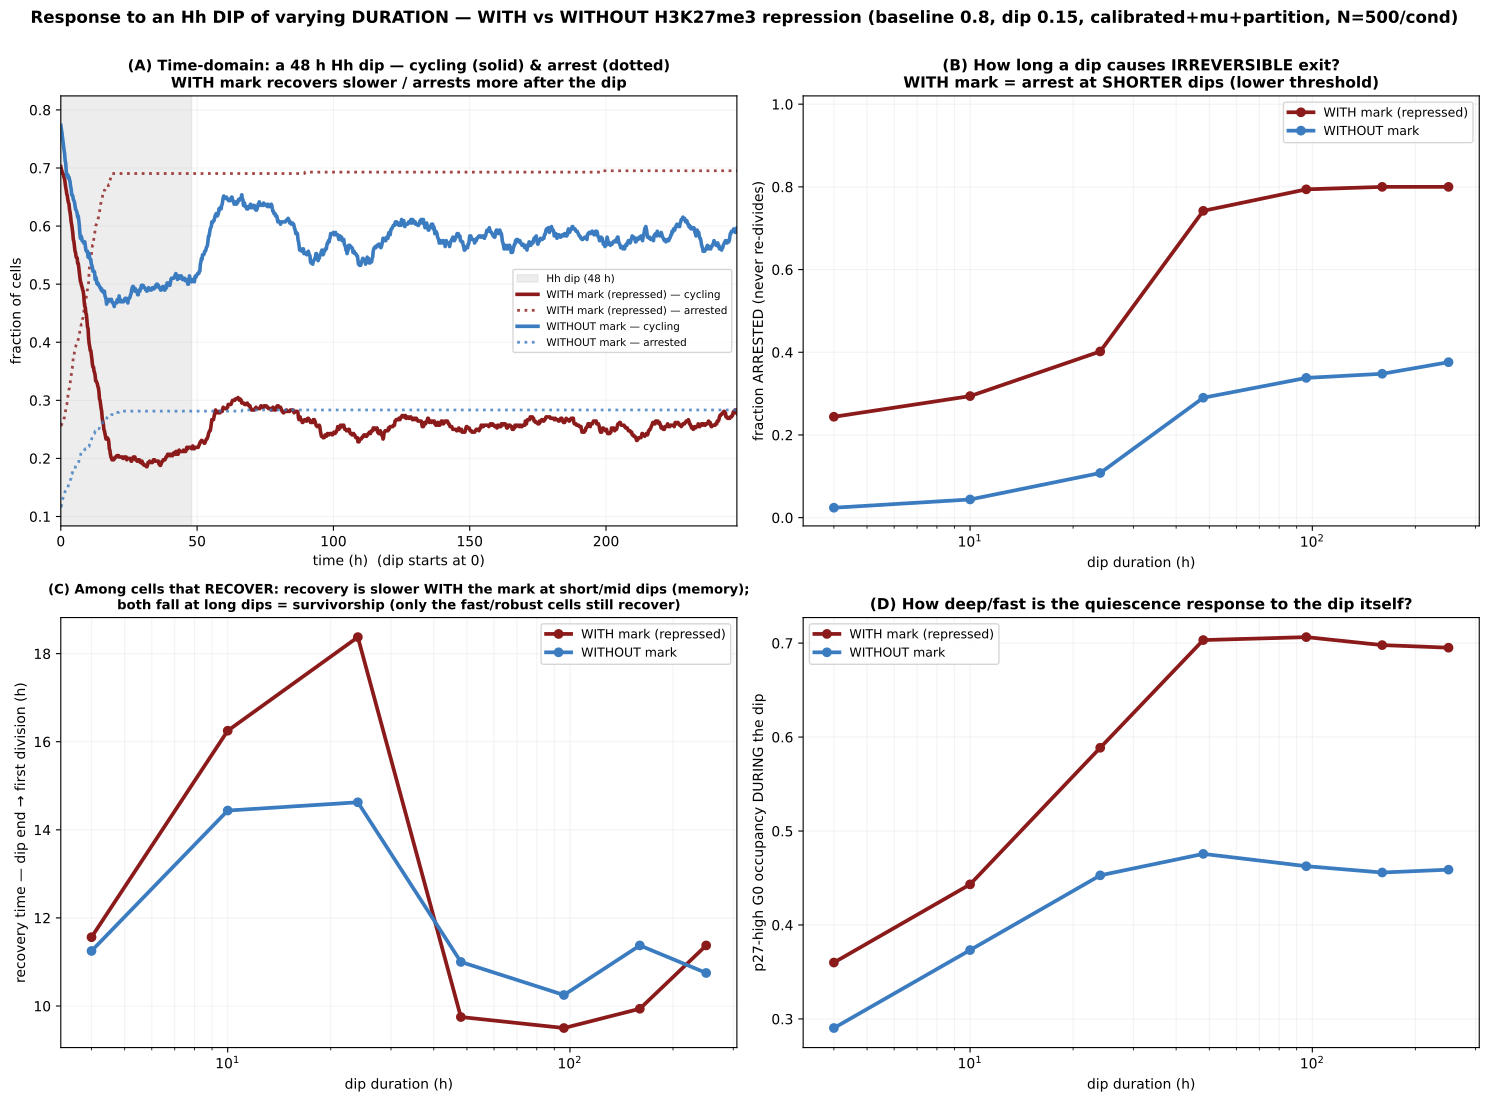

Generate this figure with Python:
"""How do WITH vs WITHOUT the H3K27me3 mark respond to a transient Hh DIP of varying DURATION?
Instead of a sine, Hh sits at a cycling baseline, DIPS to a low level for a duration D, then RETURNS —
and we measure the quiescence response and the RECOVERY after the dip. This probes the mark's MEMORY: a
slow integrator should let cells ride through a brief dip but convert a long dip into lasting arrest.

Protocol: settle cycling at SHH=0.8 (random phase) → dip to SHH=0.15 for duration D → return to 0.8 →
250 h recovery. Ensemble: calibrated abundance dists + mu (growth) dist + partition noise. Divisions =
Dna 1→0 reset; per-time state (run-based) = cycling / transient-G0 (p27-high dwell that re-divides) /
arrest (never re-divides in the window). Dip durations swept 4–250 h.

Readouts vs dip duration, WITH vs WITHOUT: (A) time-domain at a representative dip — fraction cycling /
transient-G0 / arrest vs time (the response & recovery). (B) fraction ARRESTED (never recovers) — the
critical dip duration for irreversible exit. (C) RECOVERY time (time to re-divide after the dip) — the
mark's memory. (D) G0 occupancy DURING the dip — how fast/deep the quiescence response is.

Run:  ./venv/bin/python simulations/sim_mark_dip_duration.py [--n=400] [--workers=9] [--fresh]
"""
import sys, os
sys.path.insert(0, os.path.dirname(os.path.dirname(os.path.abspath(__file__))))
import numpy as np
import matplotlib
matplotlib.use('Agg')
import matplotlib.pyplot as plt
import tellurium as te
import multiprocessing as mp
from src.build_model_v44_heldt import build_model_v44

SEL = ['time', 'Dna', 'P21', 'aRc']
GNP = dict(MYCN_amplification=1.0, Ptch1_copy_number=1.0, p16=0.0, p18=0.464, kSyP21=0.002, EZH2i=0)
HH_HI, HH_LO = 0.80, 0.15
D_DIP_H = [4.0, 10.0, 24.0, 48.0, 96.0, 160.0, 250.0]    # dip durations (hours)
D_TRACE = 48.0                                           # representative dip for the time-domain panel
SETTLE, RECOVERY, CHUNK, NP = 5000.0, 15000.0, 60.0, 9   # 250 h recovery
DT = CHUNK / (NP - 1)
DWELL_CUT, P27_HI, PART = 2.0, 0.1, 0.30
KTL0, KTLEZ0, P21_MED, MU0 = 0.801, 0.004, 0.42, 0.0005
CD_SDLOG, P27_SDLOG, EZ_SDLOG, MU_SDLOG = 0.633, 0.32, 0.51, 0.22
T_TRACE = np.arange(0.0, D_TRACE * 60 + RECOVERY + 1e-6, 12.0)   # fixed grid for the representative-dip trace (min)

_RR = None


def _init_worker(_):
    global _RR
    _RR = te.loada(build_model_v44(with_ezh2=True, with_hh=True))
    _RR.integrator.setValue('absolute_tolerance', 1e-9); _RR.integrator.setValue('relative_tolerance', 1e-6)
    try: _RR.integrator.setValue('maximum_num_steps', 300000)
    except Exception: pass


def _work(task):
    i, Ddip_h, f0, ktl, p21d, ktlez, mu, wt = task
    Ddip = Ddip_h * 60.0
    rng = np.random.default_rng((hash((i, round(Ddip_h, 1), f0)) & 0xFFFFFFFF))
    _RR.reset(); _RR['SHH'] = HH_HI
    for k, v in GNP.items(): _RR[k] = v
    _RR['k_Cd_translation'] = float(ktl); _RR['kTlEZ'] = float(ktlez); _RR['mu'] = float(mu); _RR['f0_mk'] = f0; _RR['P21_div'] = float(p21d)
    draw = lambda: float(p21d * np.exp(rng.normal(-PART * PART / 2.0, PART)))
    NULLTRACE = None
    NULL = (Ddip_h, f0, 0, np.nan, np.nan, NULLTRACE)
    # settle cycling at baseline (random phase)
    tm = 0.0; settle_end = SETTLE + int(rng.integers(0, 34)) * CHUNK
    while tm < settle_end:
        _RR['P21_div'] = draw()
        try: _RR.simulate(tm, tm + CHUNK, 2, selections=['time'])
        except Exception: return NULL
        tm += CHUNK
    hh = lambda tt: HH_LO if tt < Ddip else HH_HI
    T, DNA, P21, ARC = [], [], [], []
    t = 0.0; TREC = Ddip + RECOVERY
    while t < TREC:
        _RR['P21_div'] = draw(); _RR['SHH'] = float(hh(t)); r = None
        for atol in (1e-9, 1e-8, 1e-7):
            try:
                _RR.integrator.setValue('absolute_tolerance', atol)
                r = _RR.simulate(tm, tm + CHUNK, NP, selections=SEL); break
            except Exception: r = None
        if r is None: break
        T.append(r['time'][1:] - tm + t); DNA.append(r['Dna'][1:]); P21.append(r['P21'][1:]); ARC.append(r['aRc'][1:])
        t += CHUNK; tm += CHUNK
    if not T:
        return NULL
    T = np.concatenate(T); DNA = np.concatenate(DNA); P21 = np.concatenate(P21); ARC = np.concatenate(ARC)  # T in post-settle min
    div = np.where((DNA[:-1] > 0.9) & (DNA[1:] < 0.1))[0]
    inS = (ARC > 0.05) & (DNA < 0.98); inG2 = DNA >= 0.98; g0inst = (~inS & ~inG2) & (P21 > 0.1)
    state = np.zeros(len(T), np.int8)
    dd = np.diff(np.concatenate([[0], g0inst.astype(np.int8), [0]]))
    for s, e in zip(np.where(dd == 1)[0], np.where(dd == -1)[0]):
        ee = min(e, len(T) - 1)
        if (ee - s) * DT < DWELL_CUT * 60: continue
        if np.any(div > ee): state[s:e] = 1
        else: state[s:] = 2; break
    dtimes = T[div]
    after = dtimes[dtimes > Ddip]
    recovered = int(len(after) > 0)
    rec_time = float((after.min() - Ddip) / 60.0) if recovered else np.nan
    dipmask = T < Ddip
    g0occ = float(np.mean(g0inst[dipmask])) if dipmask.any() else np.nan
    trace = np.clip(np.round(np.interp(T_TRACE, T, state)), 0, 2).astype(np.int8) if wt else None
    return (Ddip_h, f0, recovered, rec_time, g0occ, trace)


def _arg(flag, d):
    for a in sys.argv:
        if a.startswith(flag + '='): return a.split('=', 1)[1]
    return d


if __name__ == '__main__':
    FRESH = '--fresh' in sys.argv
    N = int(_arg('--n', 400)); WORKERS = int(_arg('--workers', max(1, mp.cpu_count() - 1)))
    CACHE = 'simulations/sim_mark_dip_duration_cache.npz'

    if FRESH or not os.path.exists(CACHE):
        rng = np.random.default_rng(11)
        ktl = np.clip(KTL0 * np.exp(rng.normal(0, CD_SDLOG, N)), 0.15, 5.0)
        p21 = np.clip(P21_MED * np.exp(rng.normal(0, P27_SDLOG, N)), 0.15, 2.5)
        ktz = np.clip(KTLEZ0 * np.exp(rng.normal(0, EZ_SDLOG, N)), 0.0008, 0.02)
        mu = np.clip(MU0 * np.exp(rng.normal(0, MU_SDLOG, N)), 0.00028, 0.00085)
        tasks = [(i, Dh, f0, ktl[i], p21[i], ktz[i], mu[i], Dh == D_TRACE) for f0 in (0.233, 1.0) for Dh in D_DIP_H for i in range(N)]
        print(f'running {len(tasks)} cells on {WORKERS} workers ...', flush=True)
        with mp.get_context('spawn').Pool(WORKERS, initializer=_init_worker, initargs=(None,)) as pool:
            res = []
            for k, r in enumerate(pool.imap_unordered(_work, tasks, chunksize=6)):
                res.append(r)
                if (k + 1) % 400 == 0: print(f'  {k+1}/{len(tasks)} done', flush=True)
        store = {}
        for f0, tag in [(0.233, 'W'), (1.0, 'N')]:
            fa = []; rt = []; g0 = []
            for Dh in D_DIP_H:
                sub = [r for r in res if r[0] == Dh and r[1] == f0]
                rec = np.array([r[2] for r in sub]); rts = np.array([r[3] for r in sub]); g0o = np.array([r[4] for r in sub])
                fa.append(1.0 - np.mean(rec) if len(rec) else np.nan)
                rt.append(np.nanmedian(rts[rec == 1]) if np.any(rec == 1) else np.nan)
                g0.append(np.nanmean(g0o))
            store[f'{tag}_arr'] = np.array(fa); store[f'{tag}_rec'] = np.array(rt); store[f'{tag}_g0'] = np.array(g0)
            traces = np.array([r[5] for r in res if r[1] == f0 and r[5] is not None])
            store[f'{tag}_cyc_t'] = (traces == 0).mean(0); store[f'{tag}_tg0_t'] = (traces == 1).mean(0); store[f'{tag}_arr_t'] = (traces == 2).mean(0)
        np.savez(CACHE, D=np.array(D_DIP_H), Ttr=T_TRACE / 60.0, D_TRACE=D_TRACE, N=N, HH_HI=HH_HI, HH_LO=HH_LO, **store)
        print('cached ->', CACHE, flush=True)

    z = np.load(CACHE)
    D = z['D']; Ttr = z['Ttr']; Nc = int(z['N']); DTR = float(z['D_TRACE'])
    COND = [('W', '#8b1a1a', 'WITH mark (repressed)'), ('N', '#3b7bbf', 'WITHOUT mark')]

    fig, ax = plt.subplots(2, 2, figsize=(15, 11))
    # (A) time-domain at the representative dip
    a = ax[0, 0]
    a.axvspan(0, DTR, color='#cccccc', alpha=0.35, label=f'Hh dip ({DTR:.0f} h)')
    for tag, col, nm in COND:
        a.plot(Ttr, z[f'{tag}_cyc_t'], '-', color=col, lw=2.6, label=f'{nm} — cycling')
        a.plot(Ttr, z[f'{tag}_arr_t'], ':', color=col, lw=2.0, alpha=0.8, label=f'{nm} — arrested')
    a.set_xlabel('time (h)  (dip starts at 0)'); a.set_ylabel('fraction of cells'); a.set_xlim(0, min(Ttr.max(), DTR + 200))
    a.set_title(f'(A) Time-domain: a {DTR:.0f} h Hh dip — cycling (solid) & arrest (dotted)\nWITH mark recovers slower / arrests more after the dip', fontweight='bold', fontsize=10.5); a.legend(fontsize=7.5, loc='center right'); a.grid(alpha=0.15)
    # (B) fraction arrested (never recovers) vs dip duration
    a = ax[0, 1]
    for tag, col, nm in COND: a.plot(D, z[f'{tag}_arr'], '-o', color=col, lw=2.7, ms=6, label=nm)
    a.set_xscale('log'); a.set_xlabel('dip duration (h)'); a.set_ylabel('fraction ARRESTED (never re-divides)')
    a.set_title('(B) How long a dip causes IRREVERSIBLE exit?\nWITH mark = arrest at SHORTER dips (lower threshold)', fontweight='bold', fontsize=11); a.legend(fontsize=9); a.grid(alpha=0.15, which='both'); a.set_ylim(-0.02, 1.02)
    # (C) recovery time after the dip vs dip duration
    a = ax[1, 0]
    for tag, col, nm in COND: a.plot(D, z[f'{tag}_rec'], '-o', color=col, lw=2.7, ms=6, label=nm)
    a.set_xscale('log'); a.set_xlabel('dip duration (h)'); a.set_ylabel('recovery time — dip end → first division (h)')
    a.set_title('(C) Among cells that RECOVER: recovery is slower WITH the mark at short/mid dips (memory);\nboth fall at long dips = survivorship (only the fast/robust cells still recover)', fontweight='bold', fontsize=9.5); a.legend(fontsize=9); a.grid(alpha=0.15, which='both')
    # (D) G0 occupancy during the dip vs dip duration
    a = ax[1, 1]
    for tag, col, nm in COND: a.plot(D, z[f'{tag}_g0'], '-o', color=col, lw=2.7, ms=6, label=nm)
    a.set_xscale('log'); a.set_xlabel('dip duration (h)'); a.set_ylabel('p27-high G0 occupancy DURING the dip')
    a.set_title('(D) How deep/fast is the quiescence response to the dip itself?', fontweight='bold', fontsize=11); a.legend(fontsize=9); a.grid(alpha=0.15, which='both')

    fig.suptitle(f'Response to an Hh DIP of varying DURATION — WITH vs WITHOUT H3K27me3 repression (baseline {HH_HI}, dip {HH_LO}, calibrated+mu+partition, N={Nc}/cond)',
                 fontsize=12, fontweight='bold', y=1.0)
    plt.tight_layout()
    plt.savefig('simulations/sim_mark_dip_duration.png', dpi=150, bbox_inches='tight')
    plt.savefig('simulations/sim_mark_dip_duration.pdf', bbox_inches='tight')
    plt.close()
    print('dip durations (h)      =', list(D))
    for tag, nm in [('W', 'WITH   '), ('N', 'WITHOUT')]:
        print(f'{nm} frac arrested   =', np.round(z[f'{tag}_arr'], 3))
        print(f'{nm} recovery time h =', np.round(z[f'{tag}_rec'], 1))
    print('Saved sim_mark_dip_duration.png')
